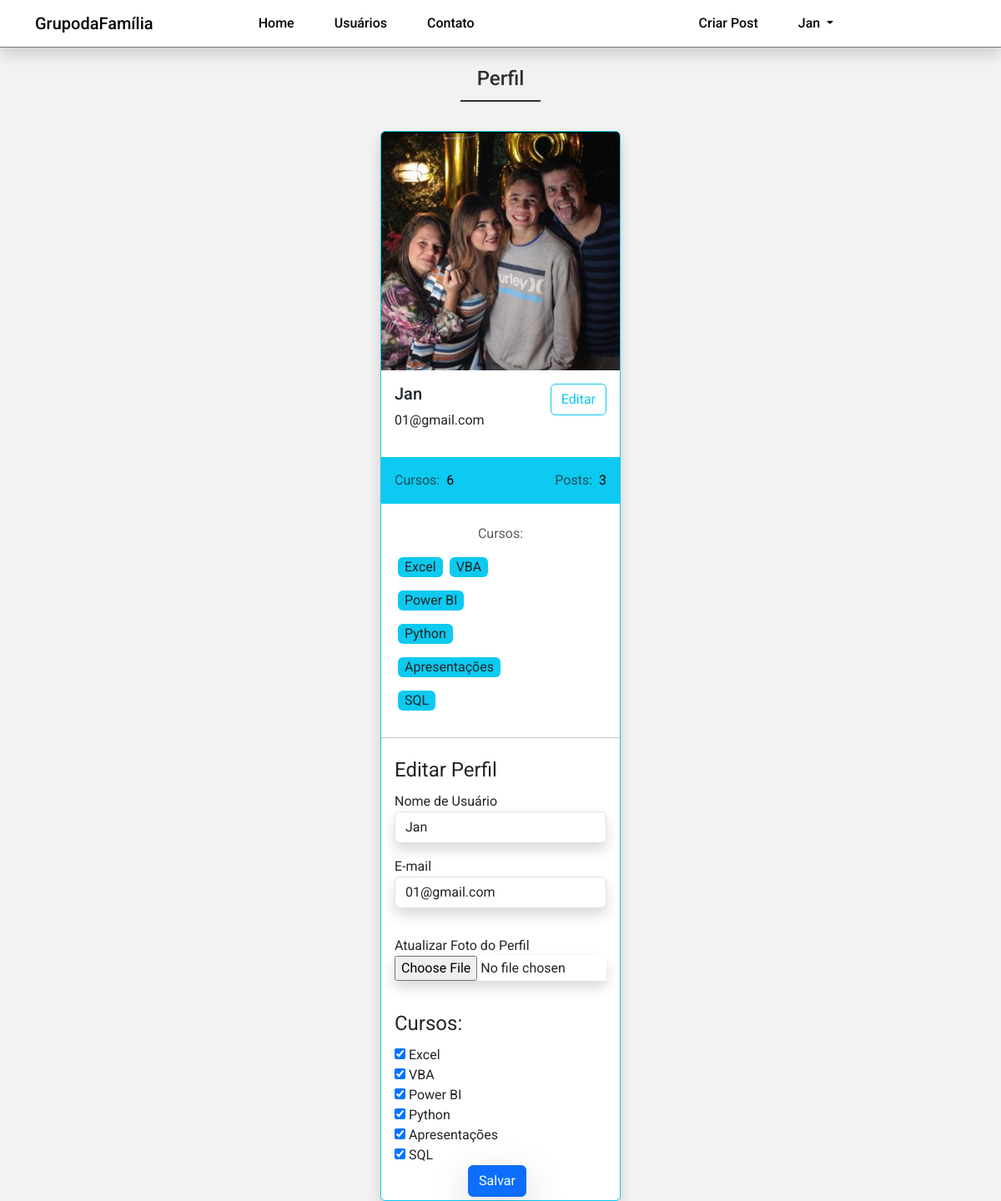
The page /perfil/editar (signed in) on the database its author committed.
### dafamilia/models.py (models this page shows)
class Usuario(database.Model, UserMixin):
    id = database.Column(database.Integer, primary_key=True)
    username = database.Column(database.String, nullable=False)
    email = database.Column(database.String, nullable=False, unique=True)
    senha = database.Column(database.String, nullable=False)
    foto_perfil = database.Column(database.String, default='default.jpg')
    posts = database.relationship('Post', backref='autor', lazy=True)
    cursos = database.Column(database.String, nullable=False, default='Não Informado')
    def contar_posts(self):
        return len(self.posts)

### dafamilia/routes.py (the view)
@app.route('/perfil/editar', methods=['GET', 'POST'])
@login_required
def editar_perfil():
    form = FormEditarPerfil()
    if form.validate_on_submit():
        current_user.email = form.email.data
        current_user.username = form.username.data
        if form.foto_perfil.data:
            nome_imagem = salvar_imagem(form.foto_perfil.data)
            current_user.foto_perfil = nome_imagem
        current_user.cursos = atualizar_cursos(form)
        database.session.commit()
        flash(
            'Perfil atualizado com sucesso', 'alert-success')
        return redirect(url_for('perfil'))
    elif request.method == "GET":
        form.email.data = current_user.email
        form.username.data = current_user.username
        foto_perfil = url_for(
            'static', filename=f'fotos_perfil/{current_user.foto_perfil}')
        for campo in form:
            if 'curso_' in campo.name:
                if campo.label.text in current_user.cursos:
                    campo.data = True
    return render_template('editar_perfil.html', foto_perfil=foto_perfil, form=form)

### dafamilia/forms.py (shortened to what this page needs)
class FormEditarPerfil(FlaskForm):
    username = StringField('Nome de Usuário', validators=[DataRequired()])
    email = StringField('E-mail', validators=[DataRequired(), Email()])
    foto_perfil = FileField('Atualizar Foto do Perfil',
                            validators=[FileAllowed(['jpg', 'png', 'gif'])])
    curso_excel = BooleanField('Excel')
    curso_vba = BooleanField('VBA')
    curso_powerbi = BooleanField('Power BI')
    curso_python = BooleanField('Python')
    curso_ppt = BooleanField('Apresentações')
    curso_sql = BooleanField('SQL')
    botao_submit_editar_perfil = SubmitField('Salvar')

### dafamilia/models.py (called while the page is built)
@login_manager.user_loader
def load_usuario(id_usuario):
    return Usuario.query.get(int(id_usuario))

### dafamilia/templates/editar_perfil.html (shortened to what this page needs)
{% extends 'perfil.html' %}
{% block form_editar_perfil %}
<hr>
<div class="container">
    <form method="POST" action=""  class="p-1" enctype="multipart/form-data">
        <legend>Editar Perfil</legend>
        <fieldset>
            <div class="mb-3 form-group">
                {{ form.username.label(class="form-control-label") }}
                {% if form.username.errors %}
                    {{ form.username(class="form-control is-invalid") }}
                <div class="invalid-feedback">
                    {% for erro in form.username.errors %}
                        {{ erro }}
                    {% endfor %}
                </div>
                {% else %}
                    {{ form.username(class="shadow form-control") }}
                {% endif %}
            </div>
            <div class="mb-3 form-group">
                {{ form.email.label(class="form-control-label") }}
                {% if form.email.errors %}
                    {{ form.email(class="form-control is-invalid") }}
                <div class="invalid-feedback">
                    {% for erro in form.email.errors %}
                        {{ erro }}
                    {% endfor %}
                </div>
                {% else %}
                    {{ form.email(class="shadow form-control") }}
                {% endif %}
            </div>
            <hr class="text-white">
            <div class="mb-3 form-group">
                {{ form.foto_perfil.label }}
                {{ form.foto_perfil(class=" editar-foto shadow form-control-file") }}
            </div>
            <hr class="text-white">
            <div class="form-group">
                <legend>Cursos:</legend>
                {% for campo in form %}
                    {% if 'curso_' in campo.name %}
                        {{campo(class="form-check-imput") }}
                        {{campo.label(class="form-check-label") }}
                        <br>
                    {% endif %}
                {% endfor %}
            </div>
        </fieldset>
        <div class="botao_editar_perfil d-grid gap-2 d-md-flex justify-content-center">
            {{ form.botao_submit_editar_perfil(class="btn shadow-lg shadow-intensity-lg shadow-primary btn-primary me-md-2") }}
        </div>
    </form>
</div>
{% endblock %}

### dafamilia/templates/perfil.html (shortened to what this page needs)
{% extends 'base.html' %}
{% block body %}
<h1 class="page-h1">Perfil</h1>
<div class="container">
  <div class="card border border-info shadow mt-5 mx-auto" style="width: 18rem;">
    <img src="{{ foto_perfil }}" class="card-img-top" alt="Foto do Usuário">
    <div class="card-body">
      <div class="row b-0">
          <div class="col-6">
              <h5 class="card-title">{{current_user.username}}</h5>
              <address class="text-start">{{current_user.email}}</address>
          </div>
          <div class="col-6 text-end">
              <a href="{{ url_for('editar_perfil') }}"><button type="button" class="btn btn-outline-info card-link">Editar</button></a>
          </div>
      </div>
    </div>
    <div class="card-stats bg-info p-3">
      <div class="row g-0">
        <div class="col-6 text-start">
            <span class="text-muted ">Cursos:</span>
            {% if 'Não Informado' in current_user.cursos or current_user.cursos == '' %}
              <span class="text-black ms-1">0</span>
            {% else %}
              <span class="text-black ms-1">{{ current_user.cursos.count(';') + 1 }}</span>
            {% endif %}
        </div>
        <div class="col-6 text-end">
            <span class="text-muted ">Posts:</span>
            <span class="text-black ms-1 ">{{ current_user.contar_posts() }}</span>
        </div>
      </div>
    </div>
    <div class="card-body card-courses text-center mt-2">
      <span class="text-muted">Cursos:</span>
      <div class="cursos">
        {% for curso in current_user.cursos.split(';') %}
          <span class="bg-info mt-3 px-2 mx-1 text-gray text-light-dark rounded">{{ curso }}</span>
        {% endfor %}
      </div>
  </div>
{% block form_editar_perfil %}
{% endblock %}
{% endblock %}

### dafamilia/templates/navbar.html (shortened to what this page needs)
   <nav class="navbar navbar-expand-lg fixed-top bg-primary-color shadow" id="navbar">
        <div class="container">
			<a class="navbar-brand primary-color" href="{{ url_for('home') }}">GrupodaFamília</a>
            <div class="collapse navbar-collapse" id="navbar-items">
                <ul class="navbar-nav me-auto mb-2 mb-lg-0">
                    <li class="nav-item">
						<a class="nav-link primary-color" href="{{ url_for('home') }}">Home</a>
					</li>
                    <li class="nav-item">
						<a class="nav-link primary-color" href="{{ url_for('usuarios') }}">Usuários</a>
					</li>
                    <li class="nav-item">
						<a class="nav-link primary-color" href="{{ url_for('contato') }}">Contato</a>
					</li>
				</ul>
				<ul class="navbar-nav d-flex">
					{% if current_user.is_authenticated %}
						<li class="nav-item">
							<a class="nav-link primary-color login" href="{{ url_for('criar_post') }}">Criar Post</a>
						</li>
						<li class="nav-item dropdown">
							<a class="nav-link  primary-color dropdown-toggle" href="#" id="navbarDropdownMenuLink" role="button" data-bs-toggle="dropdown" aria-expanded="false">
								{{ current_user.username}}
							</a>
						</li>
					{% endif %}
				</ul>
            </div>
        </div>
    </nav>

### dafamilia/static/main.css (style rules this page uses)
* { font-family: 'Roboto', sans-serif; }
body { background-color: #f2f2f2; }
.bg-primary-color { background-color: #fff; }
.primary-color { color: #050505; }
.page-h1 { display: flex; justify-content: center; margin: 5rem 0 2rem; color: #2f2f2f; font-size: 1.5rem; font-weight: 500; position:relative; }
.page-h1::after { width: 6rem; border-bottom: 2px solid #2f2f2f; content: ''; position: absolute; top: 2.5rem; }
#navbar { border-bottom: 1px solid #7a7a7a; box-shadow: 2px 2px 2px 1px rgba(0, 0, 0, 0.1); font-weight: 500; font-size: 1rem; margin-bottom: 3rem; min-width: 1vh; }
.navbar-brand { display: flex; }
#navbar-items .navbar-nav { display: flex; justify-content: center; width: 100%; }
#navbar-items .nav-item { margin: 0 1em; }
.cursos { width: 120px; display: flex; flex-direction: row; flex-wrap: wrap; }
.editar-foto { width: 100%; }

### rows shown on the page
Usuario: username "Jan", email "01@gmail.com", cursos "6"

### other values the page prints
{{ current_user.contar_posts() }} "3"
{{ curso }} "Excel" "VBA" "Power BI" "Python" "Apresentações" "SQL"
{{ campo.label(class="form-check-label") }} "Excel" "VBA" "Power BI" "Python" "Apresentações" "SQL"
